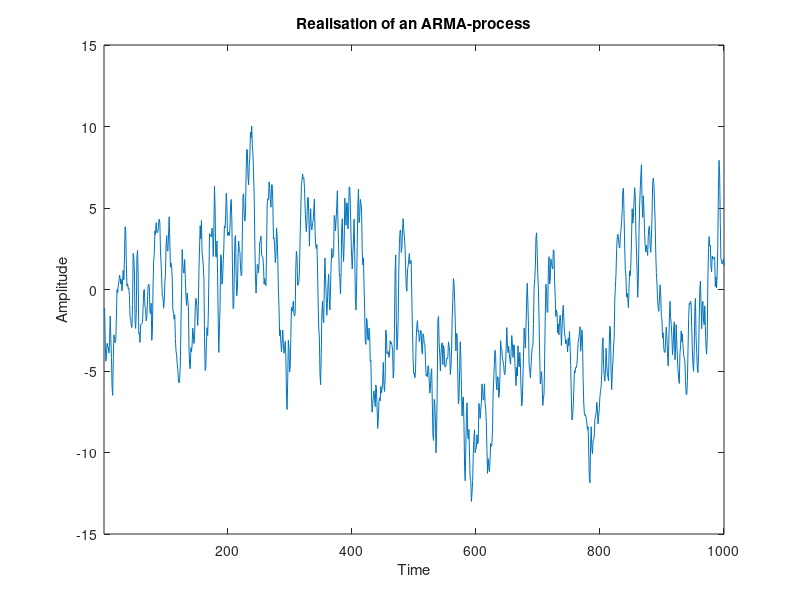
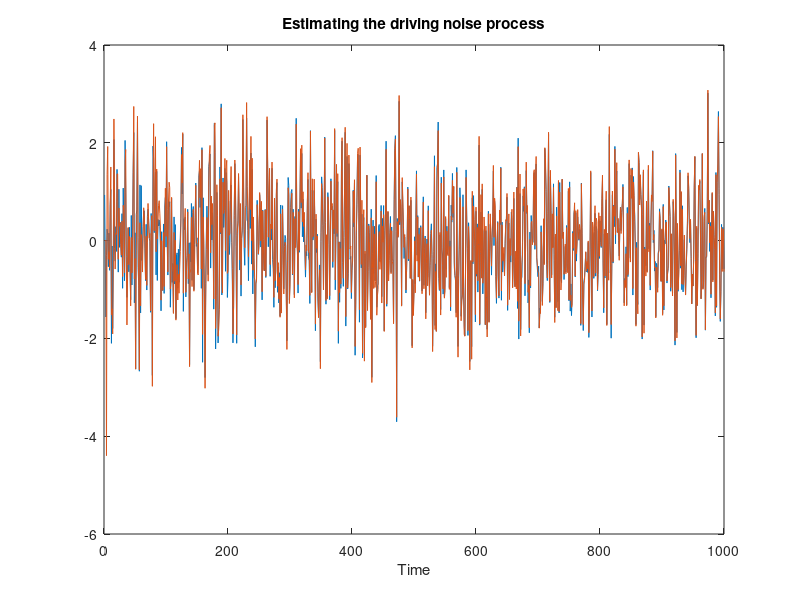

These charts were generated, in order, by the following MATLAB code: (Note: this script raises an error after producing the figures.)
%
% Time series analysis
% Lund University
%
% Example code 22: Estimating the unknown parameters of an ARMA process
% using the Kalman filter (see also example 8.12).
%
% Reference: 
%   "An Introduction to Time Series Modeling", 4th ed, by Andreas Jakobsson
%   Studentlitteratur, 2021
%
clear; clc;
close all;
addpath('../functions', '../data')              % Add this line to update the path

% Simulate a process.
rng(1)                                          % Set the seed (just done for the lecture!)
extraN = 100;
N  = 1000;
A0 = [1 -0.95];
C0 = [1 0.5 0 -0.2];                            
e  = randn( N+extraN, 1 );
y  = filter( C0, A0, e );   y = y(extraN+1:end);    e = e(extraN+1:end);

% Plot realisation.
figure
plot(y)
title( 'Realisation of an ARMA-process' )
ylabel('Amplitude')
xlabel('Time')
xlim([1 N])


%% Estimate the unknown parameters using a Kalman filter.
p0 = 1;                                         % Number of unknowns in the A polynomial.
q0 = 2;                                         % Number of unknowns in the C polynomial.

A     = eye(p0+q0);
Rw    = 1;                                      % Measurement noise covariance matrix, R_w
Re    = 1e-6;                                   % System noise covariance matrix, R_e
Rx_t1 = eye(p0+q0);                             % Initial covariance matrix, R_{1|0}^{x,x}
h_et  = zeros(N,1);                             % Estimated one-step prediction error.
xt    = zeros(p0+q0,N);                         % Estimated states. Intial state, x_{1|0} = 0.
yhat  = zeros(N,1);                             % Estimated output.
for t=4:N                                       % We use t-3, so start at t=4.
    % Update the predicted state and the time-varying state vector.
    x_t1 = A*xt(:,t-1);                         % x_{t|t-1} = A x_{t-1|t-1}
    C    = [ -y(t-1) h_et(t-1) h_et(t-3) ];     % Use earlier prediction errors as estimate of e_t.
    
    % Update the parameter estimates.
    Ry = C*Rx_t1*C' + Rw;                       % R_{t|t-1}^{y,y} = C R_{t|t-1}^{x,x} + Rw
    Kt = Rx_t1*C'/Ry;                           % K_t = R^{x,x}_{t|t-1} C^T inv( R_{t|t-1}^{y,y} )
    yhat(t) = C*x_t1;                           % One-step prediction, \hat{y}_{t|t-1}.
    h_et(t) = y(t)-yhat(t);                     % One-step prediction error, \hat{e}_t = y_t - \hat{y}_{t|t-1}
    xt(:,t) = x_t1 + Kt*( h_et(t) );            % x_{t|t}= x_{t|t-1} + K_t ( y_t - Cx_{t|t-1} ) 

    % Update the covariance matrix estimates.
    Rx_t  = Rx_t1 - Kt*Ry*Kt';                  % R^{x,x}_{t|t} = R^{x,x}_{t|t-1} - K_t R_{t|t-1}^{y,y} K_t^T
    Rx_t1 = A*Rx_t*A' + Re;                     % R^{x,x}_{t+1|t} = A R^{x,x}_{t|t} A^T + Re
end

% Examine the estimate of the driving noise.
figure
plot( [e h_et])
xlabel('Time')
title('Estimating the driving noise process')
legend('Noise process, e_t', 'Prediction error, \epsilon_{t|t-1}', 'Location','SW')


%% Examine the estimated parameters.
Q0 = [A0(2) C0(2) C0(4)];                       % These are the true parameters we seek.
figure
plot( xt' )
for k0=1:length(Q0)
    line([1 N], [Q0(k0) Q0(k0)], 'Color','red','LineStyle',':')
end
title(sprintf('Estimated parameters, with Re = %7.6f and Rw = %4.3f', Re, Rw))
xlabel('Time')
ylim([-1.5 1.5])


%% Show the one-step prediction. 
figure
plot( [y yhat] )
title('One-step prediction using the Kalman filter')
xlabel('Time')
legend('Realisation', 'Kalman estimate', 'Location','SW')


%% Examine one-step prediction residual.
ey = y-yhat;
ey = ey(N-100:N);                               % Ignore the initial values to let the filter converge first.
checkIfWhite( ey );

[~, pacfEst] = plotACFnPACF( ey, 40, 'One-step Kalman prediction' );
checkIfNormal( pacfEst(2:end), 'PACF' );
